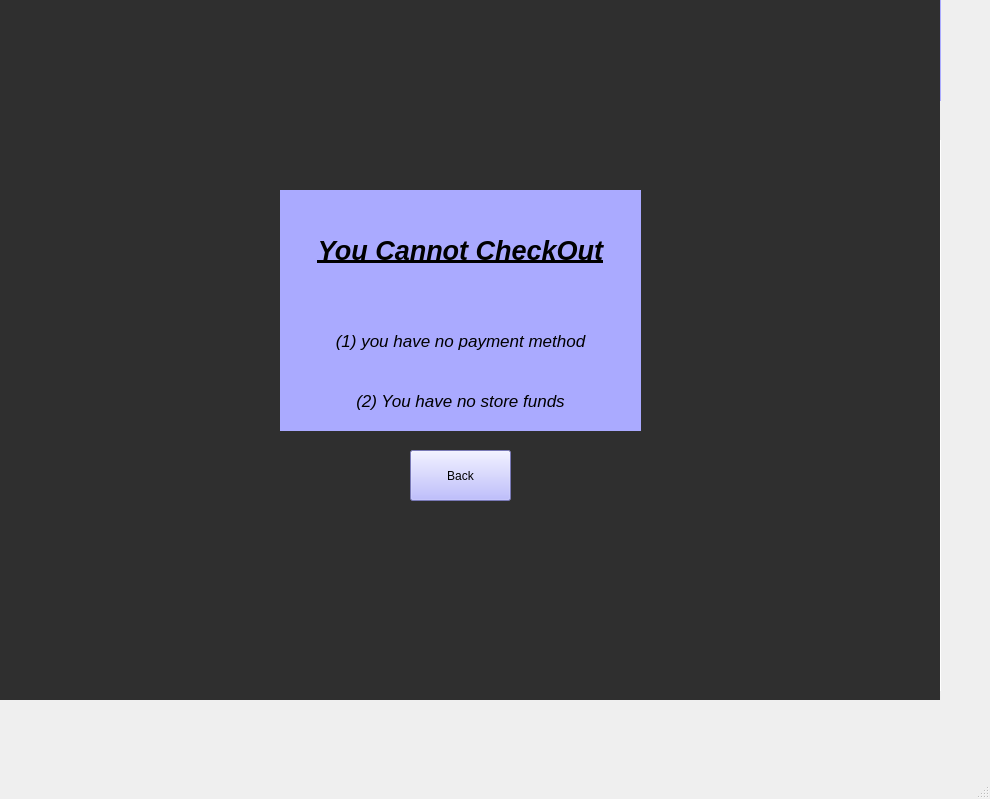
<?xml version="1.0" encoding="UTF-8"?>
<ui version="4.0">
 <class>MainWindow</class>
 <widget class="QMainWindow" name="MainWindow">
  <property name="geometry">
   <rect>
    <x>0</x>
    <y>0</y>
    <width>990</width>
    <height>799</height>
   </rect>
  </property>
  <property name="windowTitle">
   <string>MainWindow</string>
  </property>
  <widget class="QWidget" name="centralwidget">
   <widget class="QPushButton" name="Forums_Button">
    <property name="geometry">
     <rect>
      <x>50</x>
      <y>290</y>
      <width>75</width>
      <height>23</height>
     </rect>
    </property>
    <property name="text">
     <string>Forums</string>
    </property>
   </widget>
   <widget class="QPushButton" name="PSU_Button">
    <property name="geometry">
     <rect>
      <x>270</x>
      <y>110</y>
      <width>71</width>
      <height>23</height>
     </rect>
    </property>
    <property name="styleSheet">
     <string notr="true">background-color: rgb(170, 85, 255);</string>
    </property>
    <property name="text">
     <string>PSU</string>
    </property>
   </widget>
   <widget class="QPushButton" name="Add_to_Cart2">
    <property name="geometry">
     <rect>
      <x>510</x>
      <y>410</y>
      <width>75</width>
      <height>23</height>
     </rect>
    </property>
    <property name="styleSheet">
     <string notr="true">background-color: rgb(170, 170, 255);</string>
    </property>
    <property name="text">
     <string>Add to Cart</string>
    </property>
   </widget>
   <widget class="QPushButton" name="Back_Button">
    <property name="geometry">
     <rect>
      <x>410</x>
      <y>450</y>
      <width>101</width>
      <height>51</height>
     </rect>
    </property>
    <property name="styleSheet">
     <string notr="true">background-color: rgb(85, 85, 255);
background-color: rgb(170, 170, 255);</string>
    </property>
    <property name="text">
     <string>Back</string>
    </property>
   </widget>
   <widget class="QLabel" name="Image1">
    <property name="geometry">
     <rect>
      <x>230</x>
      <y>230</y>
      <width>181</width>
      <height>181</height>
     </rect>
    </property>
    <property name="text">
     <string/>
    </property>
   </widget>
   <widget class="QLabel" name="label_5">
    <property name="geometry">
     <rect>
      <x>20</x>
      <y>400</y>
      <width>141</width>
      <height>16</height>
     </rect>
    </property>
    <property name="font">
     <font>
      <pointsize>10</pointsize>
      <weight>75</weight>
      <bold>true</bold>
     </font>
    </property>
    <property name="styleSheet">
     <string notr="true">background-color: rgb(255, 170, 255);
background-color: rgb(170, 170, 255);</string>
    </property>
    <property name="text">
     <string>SPONSORED BY</string>
    </property>
   </widget>
   <widget class="QPushButton" name="HomePage_Button">
    <property name="geometry">
     <rect>
      <x>50</x>
      <y>170</y>
      <width>75</width>
      <height>23</height>
     </rect>
    </property>
    <property name="styleSheet">
     <string notr="true">background-color: rgb(165, 175, 200);</string>
    </property>
    <property name="text">
     <string>HomePage</string>
    </property>
   </widget>
   <widget class="QLabel" name="label_4">
    <property name="geometry">
     <rect>
      <x>300</x>
      <y>0</y>
      <width>641</width>
      <height>101</height>
     </rect>
    </property>
    <property name="font">
     <font>
      <pointsize>53</pointsize>
      <weight>75</weight>
      <bold>true</bold>
     </font>
    </property>
    <property name="autoFillBackground">
     <bool>false</bool>
    </property>
    <property name="styleSheet">
     <string notr="true">background-color: rgb(170, 170, 255);</string>
    </property>
    <property name="text">
     <string>HomePage</string>
    </property>
    <property name="alignment">
     <set>Qt::AlignCenter</set>
    </property>
   </widget>
   <widget class="QPushButton" name="Motherboard_Button">
    <property name="geometry">
     <rect>
      <x>510</x>
      <y>110</y>
      <width>71</width>
      <height>23</height>
     </rect>
    </property>
    <property name="styleSheet">
     <string notr="true">background-color: rgb(170, 0, 255);</string>
    </property>
    <property name="text">
     <string>Motherboard</string>
    </property>
   </widget>
   <widget class="QLabel" name="Image2">
    <property name="geometry">
     <rect>
      <x>460</x>
      <y>220</y>
      <width>181</width>
      <height>181</height>
     </rect>
    </property>
    <property name="text">
     <string/>
    </property>
   </widget>
   <widget class="QPushButton" name="Monitors_Button">
    <property name="geometry">
     <rect>
      <x>30</x>
      <y>110</y>
      <width>71</width>
      <height>23</height>
     </rect>
    </property>
    <property name="styleSheet">
     <string notr="true">background-color: rgb(170, 85, 255);</string>
    </property>
    <property name="text">
     <string>Monitors</string>
    </property>
   </widget>
   <widget class="QLabel" name="label_3">
    <property name="geometry">
     <rect>
      <x>190</x>
      <y>140</y>
      <width>751</width>
      <height>551</height>
     </rect>
    </property>
    <property name="autoFillBackground">
     <bool>false</bool>
    </property>
    <property name="styleSheet">
     <string notr="true">background-color: rgb(255, 255, 255);
border-color: rgb(170, 0, 255);</string>
    </property>
    <property name="text">
     <string/>
    </property>
   </widget>
   <widget class="QPushButton" name="Storage_Button">
    <property name="geometry">
     <rect>
      <x>350</x>
      <y>110</y>
      <width>71</width>
      <height>23</height>
     </rect>
    </property>
    <property name="styleSheet">
     <string notr="true">background-color: rgb(170, 170, 255);</string>
    </property>
    <property name="text">
     <string>Storage</string>
    </property>
   </widget>
   <widget class="QPushButton" name="Prebuilds_Button">
    <property name="geometry">
     <rect>
      <x>750</x>
      <y>110</y>
      <width>71</width>
      <height>23</height>
     </rect>
    </property>
    <property name="styleSheet">
     <string notr="true">background-color: rgb(255, 254, 237);</string>
    </property>
    <property name="text">
     <string>Prebuilds</string>
    </property>
   </widget>
   <widget class="QPushButton" name="CPU_Button">
    <property name="geometry">
     <rect>
      <x>110</x>
      <y>110</y>
      <width>71</width>
      <height>23</height>
     </rect>
    </property>
    <property name="styleSheet">
     <string notr="true">background-color: rgb(170, 170, 255);</string>
    </property>
    <property name="text">
     <string>CPU</string>
    </property>
   </widget>
   <widget class="QLabel" name="label_7">
    <property name="geometry">
     <rect>
      <x>280</x>
      <y>190</y>
      <width>361</width>
      <height>121</height>
     </rect>
    </property>
    <property name="font">
     <font>
      <pointsize>20</pointsize>
      <weight>75</weight>
      <italic>true</italic>
      <bold>true</bold>
      <underline>true</underline>
     </font>
    </property>
    <property name="styleSheet">
     <string notr="true">background-color: rgb(170, 170, 255);</string>
    </property>
    <property name="text">
     <string>You Cannot CheckOut</string>
    </property>
    <property name="alignment">
     <set>Qt::AlignCenter</set>
    </property>
   </widget>
   <widget class="QPushButton" name="Add_to_Cart5">
    <property name="geometry">
     <rect>
      <x>520</x>
      <y>640</y>
      <width>75</width>
      <height>23</height>
     </rect>
    </property>
    <property name="styleSheet">
     <string notr="true">background-color: rgb(170, 170, 255);</string>
    </property>
    <property name="text">
     <string>Add to Cart</string>
    </property>
   </widget>
   <widget class="QPushButton" name="Add_to_Cart4">
    <property name="geometry">
     <rect>
      <x>280</x>
      <y>640</y>
      <width>75</width>
      <height>23</height>
     </rect>
    </property>
    <property name="styleSheet">
     <string notr="true">background-color: rgb(170, 170, 255);</string>
    </property>
    <property name="text">
     <string>Add to Cart</string>
    </property>
   </widget>
   <widget class="QLabel" name="label_9">
    <property name="geometry">
     <rect>
      <x>0</x>
      <y>140</y>
      <width>190</width>
      <height>21</height>
     </rect>
    </property>
    <property name="styleSheet">
     <string notr="true">background-color: rgb(170, 170, 255);
background-color: rgb(255, 255, 255);</string>
    </property>
    <property name="text">
     <string/>
    </property>
   </widget>
   <widget class="QLabel" name="label">
    <property name="geometry">
     <rect>
      <x>0</x>
      <y>0</y>
      <width>301</width>
      <height>101</height>
     </rect>
    </property>
    <property name="styleSheet">
     <string notr="true">background-color: rgb(255, 255, 255);</string>
    </property>
    <property name="text">
     <string/>
    </property>
    <property name="pixmap">
     <pixmap>SpoiledEGG_New.png</pixmap>
    </property>
   </widget>
   <widget class="QPushButton" name="Account_Button">
    <property name="geometry">
     <rect>
      <x>50</x>
      <y>200</y>
      <width>75</width>
      <height>23</height>
     </rect>
    </property>
    <property name="styleSheet">
     <string notr="true">background-color: rgb(170, 170, 255);</string>
    </property>
    <property name="text">
     <string>Account</string>
    </property>
   </widget>
   <widget class="QPushButton" name="Cart_Button">
    <property name="geometry">
     <rect>
      <x>50</x>
      <y>260</y>
      <width>75</width>
      <height>23</height>
     </rect>
    </property>
    <property name="styleSheet">
     <string notr="true">background-color: rgb(255, 255, 255);</string>
    </property>
    <property name="text">
     <string>Cart</string>
    </property>
   </widget>
   <widget class="QLabel" name="Image6">
    <property name="geometry">
     <rect>
      <x>670</x>
      <y>450</y>
      <width>181</width>
      <height>181</height>
     </rect>
    </property>
    <property name="text">
     <string/>
    </property>
   </widget>
   <widget class="QPushButton" name="Add_to_Cart6">
    <property name="geometry">
     <rect>
      <x>730</x>
      <y>640</y>
      <width>75</width>
      <height>23</height>
     </rect>
    </property>
    <property name="styleSheet">
     <string notr="true">background-color: rgb(170, 170, 255);</string>
    </property>
    <property name="text">
     <string>Add to Cart</string>
    </property>
   </widget>
   <widget class="QPushButton" name="Loggout_Button">
    <property name="geometry">
     <rect>
      <x>50</x>
      <y>230</y>
      <width>75</width>
      <height>23</height>
     </rect>
    </property>
    <property name="styleSheet">
     <string notr="true">background-color: rgb(170, 0, 255);</string>
    </property>
    <property name="text">
     <string>Loggout</string>
    </property>
   </widget>
   <widget class="QPushButton" name="Add_to_Cart3">
    <property name="geometry">
     <rect>
      <x>720</x>
      <y>410</y>
      <width>75</width>
      <height>23</height>
     </rect>
    </property>
    <property name="styleSheet">
     <string notr="true">background-color: rgb(170, 170, 255);</string>
    </property>
    <property name="text">
     <string>Add to Cart</string>
    </property>
   </widget>
   <widget class="QLabel" name="label_2">
    <property name="geometry">
     <rect>
      <x>0</x>
      <y>390</y>
      <width>190</width>
      <height>301</height>
     </rect>
    </property>
    <property name="autoFillBackground">
     <bool>false</bool>
    </property>
    <property name="styleSheet">
     <string notr="true">background-color: rgb(255, 255, 255);
background-color: rgb(170, 170, 255);</string>
    </property>
    <property name="text">
     <string/>
    </property>
   </widget>
   <widget class="QLabel" name="Highlighter_for_Menu">
    <property name="geometry">
     <rect>
      <x>0</x>
      <y>170</y>
      <width>191</width>
      <height>21</height>
     </rect>
    </property>
    <property name="font">
     <font>
      <pointsize>20</pointsize>
      <weight>75</weight>
      <bold>true</bold>
     </font>
    </property>
    <property name="styleSheet">
     <string notr="true">background-color: rgb(255, 255, 255);</string>
    </property>
    <property name="text">
     <string/>
    </property>
    <property name="alignment">
     <set>Qt::AlignCenter</set>
    </property>
   </widget>
   <widget class="QPushButton" name="Laptops_Button">
    <property name="geometry">
     <rect>
      <x>830</x>
      <y>110</y>
      <width>71</width>
      <height>23</height>
     </rect>
    </property>
    <property name="styleSheet">
     <string notr="true">background-color: rgb(170, 85, 255);</string>
    </property>
    <property name="text">
     <string>Laptops</string>
    </property>
   </widget>
   <widget class="QPushButton" name="pushButton_2">
    <property name="geometry">
     <rect>
      <x>40</x>
      <y>340</y>
      <width>101</width>
      <height>41</height>
     </rect>
    </property>
    <property name="font">
     <font>
      <pointsize>20</pointsize>
      <weight>75</weight>
      <italic>false</italic>
      <bold>true</bold>
     </font>
    </property>
    <property name="styleSheet">
     <string notr="true">background-color: rgb(255, 170, 255);</string>
    </property>
    <property name="text">
     <string>HELP</string>
    </property>
   </widget>
   <widget class="QPushButton" name="Software_Button">
    <property name="geometry">
     <rect>
      <x>670</x>
      <y>110</y>
      <width>71</width>
      <height>23</height>
     </rect>
    </property>
    <property name="styleSheet">
     <string notr="true">background-color: rgb(170, 170, 255);</string>
    </property>
    <property name="text">
     <string>Software</string>
    </property>
   </widget>
   <widget class="QPushButton" name="GPU_Button">
    <property name="geometry">
     <rect>
      <x>190</x>
      <y>110</y>
      <width>71</width>
      <height>23</height>
     </rect>
    </property>
    <property name="styleSheet">
     <string notr="true">background-color: rgb(255, 254, 237);</string>
    </property>
    <property name="text">
     <string>GPU</string>
    </property>
   </widget>
   <widget class="QPushButton" name="PC_Cases_Button">
    <property name="geometry">
     <rect>
      <x>590</x>
      <y>110</y>
      <width>71</width>
      <height>23</height>
     </rect>
    </property>
    <property name="styleSheet">
     <string notr="true">background-color: rgb(170, 0, 255);</string>
    </property>
    <property name="text">
     <string>PC_Cases</string>
    </property>
   </widget>
   <widget class="QLabel" name="Image3">
    <property name="geometry">
     <rect>
      <x>670</x>
      <y>220</y>
      <width>181</width>
      <height>181</height>
     </rect>
    </property>
    <property name="text">
     <string/>
    </property>
   </widget>
   <widget class="QPushButton" name="Memory_Button">
    <property name="geometry">
     <rect>
      <x>430</x>
      <y>110</y>
      <width>71</width>
      <height>23</height>
     </rect>
    </property>
    <property name="styleSheet">
     <string notr="true">background-color: rgb(255, 254, 237);</string>
    </property>
    <property name="text">
     <string>Memory</string>
    </property>
   </widget>
   <widget class="QLabel" name="label_14">
    <property name="geometry">
     <rect>
      <x>280</x>
      <y>160</y>
      <width>541</width>
      <height>41</height>
     </rect>
    </property>
    <property name="font">
     <font>
      <pointsize>20</pointsize>
      <weight>75</weight>
      <bold>true</bold>
      <underline>true</underline>
     </font>
    </property>
    <property name="styleSheet">
     <string notr="true">background-color: rgb(255, 255, 255);</string>
    </property>
    <property name="text">
     <string>Featured Items!!!! BUY NOW</string>
    </property>
    <property name="alignment">
     <set>Qt::AlignCenter</set>
    </property>
   </widget>
   <widget class="QLabel" name="label_6">
    <property name="geometry">
     <rect>
      <x>0</x>
      <y>-1</y>
      <width>940</width>
      <height>701</height>
     </rect>
    </property>
    <property name="styleSheet">
     <string notr="true">background-color: rgb(255, 85, 255);
background-color: rgba(47, 47, 47, 255);
</string>
    </property>
    <property name="text">
     <string/>
    </property>
   </widget>
   <widget class="QPushButton" name="Add_to_Cart1">
    <property name="geometry">
     <rect>
      <x>280</x>
      <y>410</y>
      <width>75</width>
      <height>23</height>
     </rect>
    </property>
    <property name="styleSheet">
     <string notr="true">background-color: rgb(170, 170, 255);</string>
    </property>
    <property name="text">
     <string>Add to Cart</string>
    </property>
   </widget>
   <widget class="QLabel" name="label_8">
    <property name="geometry">
     <rect>
      <x>280</x>
      <y>310</y>
      <width>361</width>
      <height>61</height>
     </rect>
    </property>
    <property name="font">
     <font>
      <pointsize>13</pointsize>
      <italic>true</italic>
     </font>
    </property>
    <property name="styleSheet">
     <string notr="true">
background-color: rgb(170, 170, 255);</string>
    </property>
    <property name="text">
     <string>(1) you have no payment method</string>
    </property>
    <property name="alignment">
     <set>Qt::AlignCenter</set>
    </property>
   </widget>
   <widget class="QLabel" name="label_10">
    <property name="geometry">
     <rect>
      <x>280</x>
      <y>370</y>
      <width>361</width>
      <height>61</height>
     </rect>
    </property>
    <property name="font">
     <font>
      <pointsize>13</pointsize>
      <italic>true</italic>
     </font>
    </property>
    <property name="styleSheet">
     <string notr="true">
background-color: rgb(170, 170, 255);</string>
    </property>
    <property name="text">
     <string>(2) You have no store funds</string>
    </property>
    <property name="alignment">
     <set>Qt::AlignCenter</set>
    </property>
   </widget>
   <zorder>Highlighter_for_Menu</zorder>
   <zorder>Add_to_Cart1</zorder>
   <zorder>label_3</zorder>
   <zorder>Forums_Button</zorder>
   <zorder>PSU_Button</zorder>
   <zorder>Add_to_Cart2</zorder>
   <zorder>label_5</zorder>
   <zorder>HomePage_Button</zorder>
   <zorder>label_4</zorder>
   <zorder>Motherboard_Button</zorder>
   <zorder>Image2</zorder>
   <zorder>Monitors_Button</zorder>
   <zorder>Storage_Button</zorder>
   <zorder>Prebuilds_Button</zorder>
   <zorder>CPU_Button</zorder>
   <zorder>Add_to_Cart5</zorder>
   <zorder>Add_to_Cart4</zorder>
   <zorder>label_9</zorder>
   <zorder>label</zorder>
   <zorder>Account_Button</zorder>
   <zorder>Cart_Button</zorder>
   <zorder>Image6</zorder>
   <zorder>Add_to_Cart6</zorder>
   <zorder>Loggout_Button</zorder>
   <zorder>Add_to_Cart3</zorder>
   <zorder>label_2</zorder>
   <zorder>Laptops_Button</zorder>
   <zorder>pushButton_2</zorder>
   <zorder>Software_Button</zorder>
   <zorder>GPU_Button</zorder>
   <zorder>PC_Cases_Button</zorder>
   <zorder>Image3</zorder>
   <zorder>Memory_Button</zorder>
   <zorder>label_14</zorder>
   <zorder>label_6</zorder>
   <zorder>label_7</zorder>
   <zorder>Image1</zorder>
   <zorder>label_8</zorder>
   <zorder>label_10</zorder>
   <zorder>Back_Button</zorder>
  </widget>
  <widget class="QMenuBar" name="menubar">
   <property name="geometry">
    <rect>
     <x>0</x>
     <y>0</y>
     <width>990</width>
     <height>21</height>
    </rect>
   </property>
  </widget>
  <widget class="QStatusBar" name="statusbar"/>
 </widget>
 <resources/>
 <connections/>
</ui>
